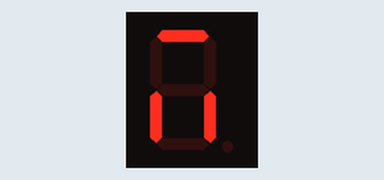
Recording of a sketch running on a simulated Arduino Uno, built with avr-gcc and run on an emulated ATmega328P. On the bench: 1-digit seven-segment display. Wiring (inferred from the names in the program): 1-digit 7-segment display, segments lit when HIGH: segments pin 1, pin 2, pin 3, pin 4, pin 5, pin 6, pin 7. The segment pins are drawn as the display they are named for.

Above: at 0.1 s.
At 2.1 s:
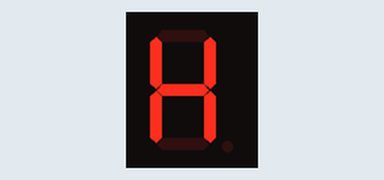
At 4.1 s:
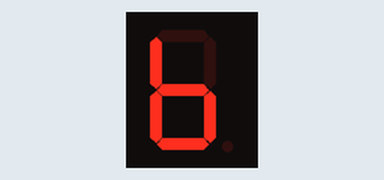
At 5.1 s:
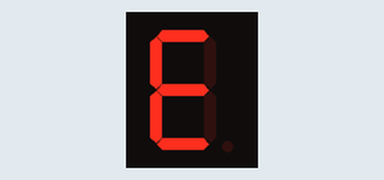
At 8.1 s:
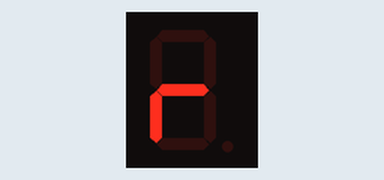
At 9.1 s:
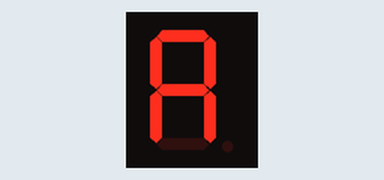

The sketch:

p3.ino
```cpp
/**********************************************************************************
**                                                                               **
**                              Array de 8 LEDs                                  **
**                                                                               **
**                                                                               **
**********************************************************************************/

//********** Includes *************************************************************

//********** Variables ************************************************************
const int A = 1;          // donar nom al pin 5 de l’Arduino
const int B= 2;          // donar nom al pin 6 de l’Arduino
const int C= 3;
const int D= 4;          // donar nom al pin 7 de l’Arduino
const int E= 5;          // donar nom al pin 8 de l’Arduino
const int F= 6;          // donar nom al pin 9 de l’Arduino
const int G= 7;          // donar nom al pin 9 de l’Arduino

unsigned int temps=1000;

//********** Setup ****************************************************************
void setup()
{
  pinMode(A, OUTPUT);
  pinMode(B, OUTPUT);
  pinMode(C, OUTPUT);
  pinMode(D, OUTPUT);
  pinMode(E, OUTPUT);
  pinMode(F, OUTPUT);
  pinMode(G, OUTPUT);

}

void loop()
{
  digitalWrite(A, HIGH);
  digitalWrite(B, LOW);
  digitalWrite(C, HIGH);
  digitalWrite(D, LOW);
  digitalWrite(E, HIGH);
  digitalWrite(F, LOW);
  digitalWrite(G, LOW);

  delay (temps);

  digitalWrite(A, HIGH);
  digitalWrite(B, HIGH);
  digitalWrite(C, HIGH);
  digitalWrite(D, LOW);
  digitalWrite(E, HIGH);
  digitalWrite(F, HIGH);
  digitalWrite(G, HIGH);

  delay (temps);

  digitalWrite(A, LOW);
  digitalWrite(B, HIGH);
  digitalWrite(C, HIGH);
  digitalWrite(D, LOW);
  digitalWrite(E, HIGH);
  digitalWrite(F, HIGH);
  digitalWrite(G, HIGH);

  delay (temps);

  digitalWrite(A, LOW);
  digitalWrite(B, LOW);
  digitalWrite(C, LOW);
  digitalWrite(D, LOW);
  digitalWrite(E, LOW);
  digitalWrite(F, LOW);
  digitalWrite(G, LOW);

  delay (temps);

  digitalWrite(A, LOW);
  digitalWrite(B, LOW);
  digitalWrite(C, HIGH);
  digitalWrite(D, HIGH);
  digitalWrite(E, HIGH);
  digitalWrite(F, HIGH);
  digitalWrite(G, HIGH);

  delay (temps);

  digitalWrite(A, HIGH);
  digitalWrite(B, LOW);
  digitalWrite(C, LOW);
  digitalWrite(D, HIGH);
  digitalWrite(E, HIGH);
  digitalWrite(F, HIGH);
  digitalWrite(G, HIGH);

  delay (temps);

  digitalWrite(A, HIGH);
  digitalWrite(B, LOW);
  digitalWrite(C, HIGH);
  digitalWrite(D, HIGH);
  digitalWrite(E, LOW);
  digitalWrite(F, HIGH);
  digitalWrite(G, HIGH);

  delay (temps);

  digitalWrite(A, HIGH);
  digitalWrite(B, HIGH);
  digitalWrite(C, HIGH);
  digitalWrite(D, HIGH);
  digitalWrite(E, HIGH);
  digitalWrite(F, HIGH);
  digitalWrite(G, LOW);

  delay (temps);

  digitalWrite(A, LOW);
  digitalWrite(B, LOW);
  digitalWrite(C, LOW);
  digitalWrite(D, LOW);
  digitalWrite(E, HIGH);
  digitalWrite(F, LOW);
  digitalWrite(G, HIGH);

  delay (temps);

  digitalWrite(A, HIGH);
  digitalWrite(B, HIGH);
  digitalWrite(C, HIGH);
  digitalWrite(D, LOW);
  digitalWrite(E, HIGH);
  digitalWrite(F, HIGH);
  digitalWrite(G, HIGH);

  delay (temps);

}
```

Measured:
- by itself, everything shown: repeats every 10.0 s, in 10 steps
- what the display in image 1 shows lasts 1.0 s, from 2.0 s to 3.0 s
